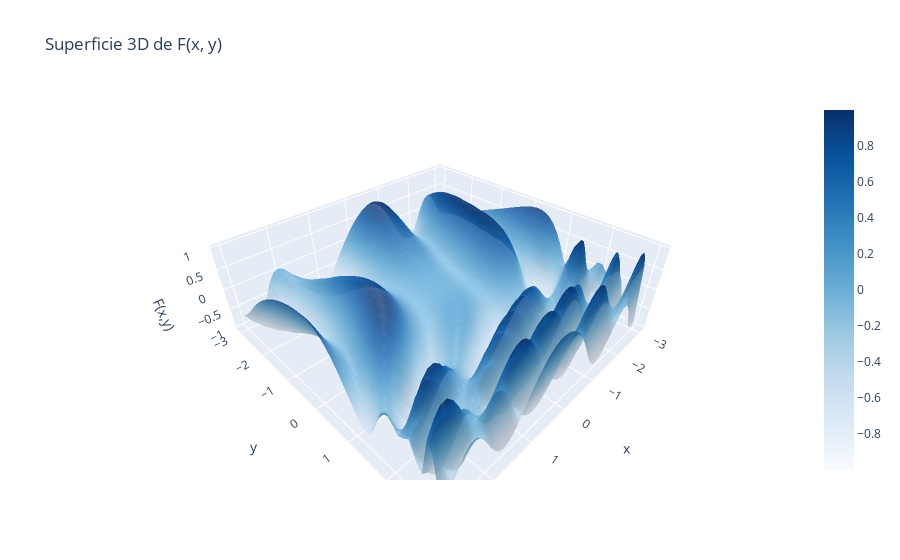
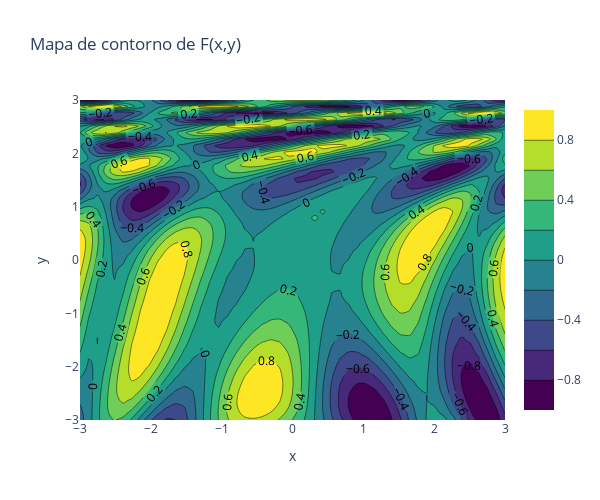

Notebook cell for these charts, in order:
### Markdown cell above
7. Para responder este punto puede consultar la siguiente  página y seguir el video[Ejemplo guia: dotcsv](https://www.youtube.com/watch?v=-_A_AAxqzCg):

Encontrar el mínimo de la siguiente función a través del metodo del gradiente descendente https://en.wikipedia.org/wiki/Gradient_descent:


\begin{equation}
F(x,y) = \sin \left( \frac{1}{2}x^2-\frac{1}{4}y^2 +3\right) \cos (2x+1-e^y)
\end{equation}

  -  Para ello realice una gráfica de la función en 3D, y un mapa de contorno de la función.
  - Determine el valor mínimo de la función con el metodo del gradiente descendente.

### Code cell
# Graficas 3d asisticas por IA
import numpy as np
import plotly.graph_objects as go

def F(x, y):
    return np.sin(0.5*x**2 - 0.25*y**2 + 3) * np.cos(2*x + 1 - np.exp(y))

def dF_dx(x, y):
    term1 = np.sin(0.5*x**2 - 0.25*y**2 + 3)
    term2 = np.cos(2*x + 1 - np.exp(y))
    dterm1_dx = np.cos(0.5*x**2 - 0.25*y**2 + 3) * x
    dterm2_dx = -np.sin(2*x + 1 - np.exp(y)) * 2
    return dterm1_dx * term2 + term1 * dterm2_dx

def dF_dy(x, y):
    term1 = np.sin(0.5*x**2 - 0.25*y**2 + 3)
    term2 = np.cos(2*x + 1 - np.exp(y))
    dterm1_dy = np.cos(0.5*x**2 - 0.25*y**2 + 3) * (-0.5*y)
    dterm2_dy = -np.sin(2*x + 1 - np.exp(y)) * (-np.exp(y))
    return dterm1_dy * term2 + term1 * dterm2_dy

# Crear malla para visualización
x_range = np.linspace(-3, 3, 50)
y_range = np.linspace(-3, 3, 50)
X, Y = np.meshgrid(x_range, y_range)
Z = F(X, Y)

# Gráfica 3D con mapa de contorno en el piso
fig = go.Figure()

# Superficie 3D
fig.add_trace(go.Surface(x=X, y=Y, z=Z, colorscale='Blues', opacity=0.8, name='F(x,y)'))
fig.update_layout(
    title='Superficie 3D de F(x, y)',
    scene = dict(
        xaxis_title='x',
        yaxis_title='y',
        zaxis_title='F(x,y)'
    )
)


fig.show()

# Mapa de contorno separado
fig_contour = go.Figure(data=[
    go.Contour(x=x_range, y=y_range, z=Z, colorscale='Viridis', contours=dict(showlabels=True))
])

fig_contour.update_layout(
    title='Mapa de contorno de F(x,y)',
    xaxis_title='x', yaxis_title='y',
    width=600, height=500
)

fig_contour.show()

### Figure 1 — Plotly figure (JSON) as saved in the notebook; plotly's stock layout.template omitted (floating-point values rounded to 4 significant figures; data arrays with more than 128 entries replaced by an {"elided": "..."} marker saying what was removed)
{"data": [{"colorscale": [[0, "rgb(247,251,255)"], [0.125, "rgb(222,235,247)"], [0.25, "rgb(198,219,239)"], [0.375, "rgb(158,202,225)"], [0.5, "rgb(107,174,214)"], [0.625, "rgb(66,146,198)"], [0.75, "rgb(33,113,181)"], [0.875, "rgb(8,81,156)"], [1, "rgb(8,48,107)"]], "name": "F(x,y)", "opacity": 0.8, "type": "surface", "x": {"elided": "50x50 float values"}, "y": {"elided": "50x50 float values"}, "z": {"elided": "50x50 float values"}}], "layout": {"scene": {"xaxis": {"title": {"text": "x"}}, "yaxis": {"title": {"text": "y"}}, "zaxis": {"title": {"text": "F(x,y)"}}}, "title": {"text": "Superficie 3D de F(x, y)"}}}

### Figure 2 — Plotly figure (JSON) as saved in the notebook; plotly's stock layout.template omitted (floating-point values rounded to 4 significant figures; data arrays with more than 128 entries replaced by an {"elided": "..."} marker saying what was removed)
{"data": [{"colorscale": [[0, "#440154"], [0.1111, "#482878"], [0.2222, "#3e4989"], [0.3333, "#31688e"], [0.4444, "#26828e"], [0.5556, "#1f9e89"], [0.6667, "#35b779"], [0.7778, "#6ece58"], [0.8889, "#b5de2b"], [1, "#fde725"]], "contours": {"showlabels": true}, "type": "contour", "x": [-3.0, -2.878, -2.755, -2.633, -2.51, -2.388, -2.265, -2.143, -2.02, -1.898, -1.776, -1.653, -1.531, -1.408, -1.286, -1.163, -1.041, -0.9184, -0.7959, -0.6735, -0.551, -0.4286, -0.3061, -0.1837, -0.06122, 0.06122, 0.1837, 0.3061, 0.4286, 0.551, 0.6735, 0.7959, 0.9184, 1.041, 1.163, 1.286, 1.408, 1.531, 1.653, 1.776, 1.898, 2.02, 2.143, 2.265, 2.388, 2.51, 2.633, 2.755, 2.878, 3.0], "y": [-3.0, -2.878, -2.755, -2.633, -2.51, -2.388, -2.265, -2.143, -2.02, -1.898, -1.776, -1.653, -1.531, -1.408, -1.286, -1.163, -1.041, -0.9184, -0.7959, -0.6735, -0.551, -0.4286, -0.3061, -0.1837, -0.06122, 0.06122, 0.1837, 0.3061, 0.4286, 0.551, 0.6735, 0.7959, 0.9184, 1.041, 1.163, 1.286, 1.408, 1.531, 1.653, 1.776, 1.898, 2.02, 2.143, 2.265, 2.388, 2.51, 2.633, 2.755, 2.878, 3.0], "z": {"elided": "50x50 float values"}}], "layout": {"height": 500, "title": {"text": "Mapa de contorno de F(x,y)"}, "width": 600, "xaxis": {"title": {"text": "x"}}, "yaxis": {"title": {"text": "y"}}}}
